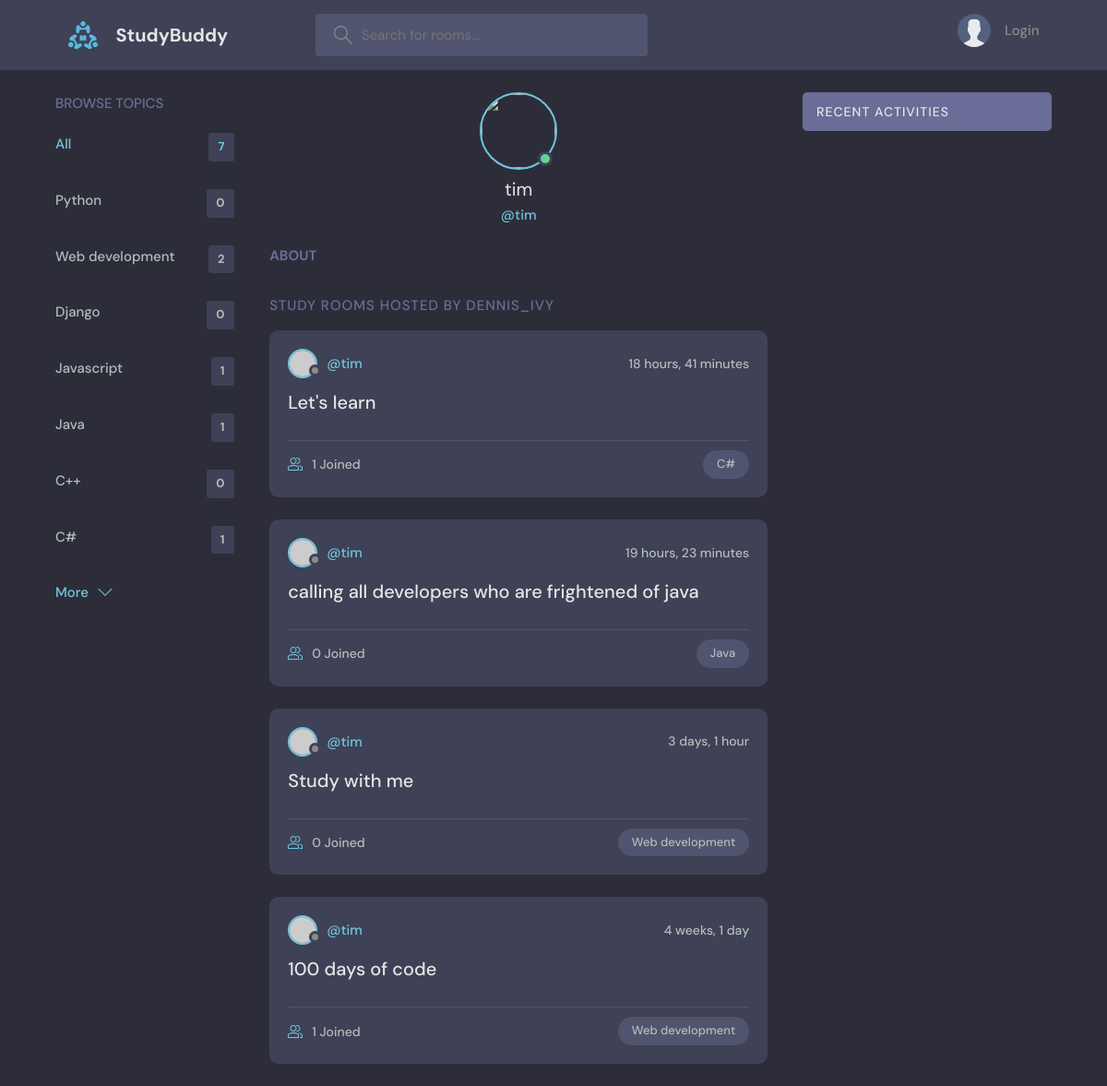
The page /profile/2 on the database its author committed.
### base/models.py (models this page shows, shortened)
class Topic(models.Model):
    name = models.CharField(max_length=200)

class Room(models.Model):
    host = models.ForeignKey(User, on_delete=models.SET_NULL, null=True)
    topic = models.ForeignKey(Topic, on_delete=models.SET_NULL, null=True)
    name = models.CharField(max_length=200)
    description = models.TextField(null=True, blank=True)
    participants = models.ManyToManyField(User,
                                          related_name='participants',
                                          blank=True)
    updated = models.DateTimeField(auto_now=True)
    created = models.DateTimeField(auto_now_add=True)
    class Meta:
        ordering = ['-updated', '-created']

### base/views.py (the view)
# urls.py: path('profile/<str:pk>', views.userProfile, name='user-profile'),
def userProfile(request, pk):
  user = User.objects.get(id=pk)
  rooms = user.room_set.all()
  room_message = user.message_set.all()
  topics = Topic.objects.all()
  context = {'user': user, 'rooms': rooms, 'room_message': room_message, 'topics': topics}
  return render(request, 'base/profile.html', context)

### base/templates/base/profile.html (shortened to what this page needs)
{% extends 'main.html' %}
{% block content %}
<main class="profile-page layout layout--3">
  <div class="container">
    {% include 'base/topics_component.html' %}
    <div class="roomList">
      <div class="profile">
        <div class="profile__avatar">
          <div class="avatar avatar--large active">
            <img src="{{user.avatar.url}}" />
          </div>
        </div>
        <div class="profile__info">
          <h3>{{user.username}}</h3>
          <p>@{{user.username}}</p>
        </div>
        <div class="profile__about">
          <h3>About</h3>
        </div>
      </div>
      <div class="roomList__header">
        <div>
          <h2>Study Rooms Hosted by dennis_ivy</a>
          </h2>
        </div>
      </div>
      {% include 'base/feed_component.html' %}
    </div>
    {% include 'base/activity_component.html' %}
  </div>
</main>
{% endblock %}

### base/templates/base/topics_component.html
<div class="topics">
  <div class="topics__header">
    <h2>Browse Topics</h2>
  </div>
  <ul class="topics__list">
    <li>
      <a href="{% url 'home' %}" class="active">All <span>{{topics.count}}</span></a>
    </li>
    {% for topic in topics %}
      <li>
        <a href="{% url 'home' %}?q={{topic.name}}">{{topic.name}}<span>{{topic.room_set.all.count}}</span></a>
      </li>
    {% endfor %}
  </ul>
  <a class="btn btn--link" href="topics.html">
    More
    <svg version="1.1" xmlns="http://www.w3.org/2000/svg" width="32" height="32" viewBox="0 0 32 32">
      <title>chevron-down</title>
      <path d="M16 21l-13-13h-3l16 16 16-16h-3l-13 13z"></path>
    </svg>
  </a>
</div>

### base/templates/base/feed_component.html
{% for room in rooms %}
<div class="roomListRoom">
  <div class="roomListRoom__header">
    <a href="{% url 'user-profile' room.host.id %}" class="roomListRoom__author">
      <div class="avatar avatar--small">
        <img src="https://randomuser.me/api/portraits/women/11.jpg" />
      </div>
      <span>@{{room.host.username}}</span>
    </a>
    <div class="roomListRoom__actions">
      <span>{{room.created|timesince}}</span>
    </div>
  </div>
  <div class="roomListRoom__content">
    <a href="{% url 'room' room.id %}">{{room.name}}</a>
  </div>
  <div class="roomListRoom__meta">
    <a href="{% url 'room' room.id %}" class="roomListRoom__joined">
      <svg version="1.1" xmlns="http://www.w3.org/2000/svg" width="32" height="32" viewBox="0 0 32 32">
        <title>{{room.topic.name}}</title>
        <path
          d="M30.539 20.766c-2.69-1.547-5.75-2.427-8.92-2.662 0.649 0.291 1.303 0.575 1.918 0.928 0.715 0.412 1.288 1.005 1.71 1.694 1.507 0.419 2.956 1.003 4.298 1.774 0.281 0.162 0.456 0.487 0.456 0.85v4.65h-4v2h5c0.553 0 1-0.447 1-1v-5.65c0-1.077-0.56-2.067-1.461-2.584z"
        ></path>
        <path
          d="M22.539 20.766c-6.295-3.619-14.783-3.619-21.078 0-0.901 0.519-1.461 1.508-1.461 2.584v5.65c0 0.553 0.447 1 1 1h22c0.553 0 1-0.447 1-1v-5.651c0-1.075-0.56-2.064-1.461-2.583zM22 28h-20v-4.65c0-0.362 0.175-0.688 0.457-0.85 5.691-3.271 13.394-3.271 19.086 0 0.282 0.162 0.457 0.487 0.457 0.849v4.651z"
        ></path>
        <path
          d="M19.502 4.047c0.166-0.017 0.33-0.047 0.498-0.047 2.757 0 5 2.243 5 5s-2.243 5-5 5c-0.168 0-0.332-0.030-0.498-0.047-0.424 0.641-0.944 1.204-1.513 1.716 0.651 0.201 1.323 0.331 2.011 0.331 3.859 0 7-3.141 7-7s-3.141-7-7-7c-0.688 0-1.36 0.131-2.011 0.331 0.57 0.512 1.089 1.075 1.513 1.716z"
        ></path>
        <path
          d="M12 16c3.859 0 7-3.141 7-7s-3.141-7-7-7c-3.859 0-7 3.141-7 7s3.141 7 7 7zM12 4c2.757 0 5 2.243 5 5s-2.243 5-5 5-5-2.243-5-5c0-2.757 2.243-5 5-5z"
        ></path>
      </svg>
      {{room.participants.all.count}} Joined
    </a>
    <p class="roomListRoom__topic">{{room.topic.name}}</p>
  </div>
</div>
{% endfor %}

### rows shown on the page
Topic: name "Python", room_set.all.count "0"
Topic: name "Web development", room_set.all.count "2"
Topic: name "Django", room_set.all.count "0"
Topic: name "Javascript", room_set.all.count "1"
Topic: name "Java", room_set.all.count "1"
Topic: name "C++", room_set.all.count "0"
Topic: name "C#", room_set.all.count "1"
Room: host.username "tim", created "18 hours, 41 minutes", name "Let's learn", participants.all.count "1", topic.name "C#"
Room: host.username "tim", created "19 hours, 23 minutes", name "calling all developers who are frightened of java", participants.all.count "0", topic.name "Java"
Room: host.username "tim", created "3 days, 1 hour", name "Study with me", participants.all.count "0", topic.name "Web development"
Room: host.username "tim", created "4 weeks, 1 day", name "100 days of code", participants.all.count "1", topic.name "Web development"

### other values the page prints
{{ topics.count }} "7"
{{ user.username }} "tim"
